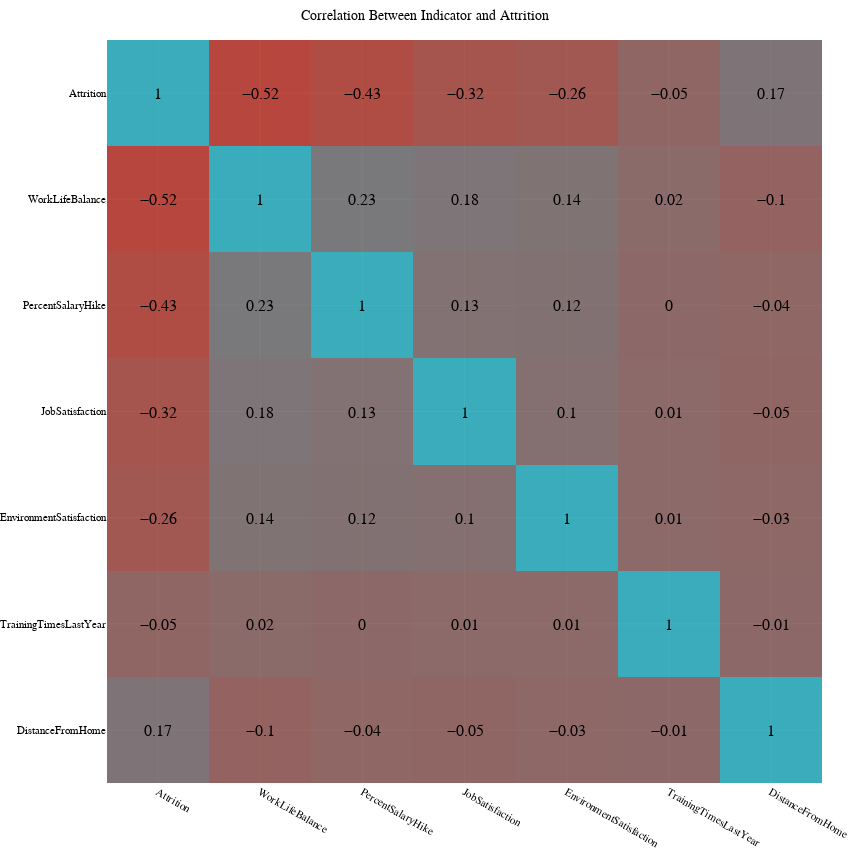

The notebook cell this image was saved under:
### Code cell
fig = px.imshow(final_corr.round(2), text_auto=True, aspect='auto', color_continuous_scale=[[0, 'rgba(167, 16, 0, .75)'], [1, 'rgba(0, 151, 167,.75)']])

fig.update_traces(textfont=dict(family='Arial', color='black', size=16))
fig.update_yaxes(tickfont=dict(family='Arial', color='black', size=11))
# Set x axis font style
fig.update_xaxes(tickfont=dict(family='Arial', color='black', size=11))

# Increase legend font size
fig.update_layout(legend=dict(font=dict(family='Arial', color='black', size=11)))

# Remove Margins
fig.update_layout(margin=dict(l=0, r=0, t=40, b=0))

fig.update_layout(width=850, height=850)

#Add title
fig.update_layout(title_text='Correlation Between Indicator and Attrition', title_x=0.5, title_font=dict(size=14, family='Arial', color='black'))
#Remove Key
fig.update_layout(showlegend=False)
fig.update(layout_coloraxis_showscale=False)
fig.show()

### Figure 1 — Plotly figure (JSON) as saved in the notebook; plotly's stock layout.template omitted (floating-point values rounded to 4 significant figures)
{"data": [{"coloraxis": "coloraxis", "hovertemplate": "x: %{x}<br>y: %{y}<br>color: %{z}<extra></extra>", "name": "0", "textfont": {"color": "black", "family": "Arial", "size": 16}, "texttemplate": "%{z}", "type": "heatmap", "x": ["Attrition", "WorkLifeBalance", "PercentSalaryHike", "JobSatisfaction", "EnvironmentSatisfaction", "EnvironmentSatisfaction", "TrainingTimesLastYear", "DistanceFromHome"], "xaxis": "x", "y": ["Attrition", "WorkLifeBalance", "PercentSalaryHike", "JobSatisfaction", "EnvironmentSatisfaction", "EnvironmentSatisfaction", "TrainingTimesLastYear", "DistanceFromHome"], "yaxis": "y", "z": [[1, -0.52, -0.43, -0.32, -0.26, -0.26, -0.05, 0.17], [-0.52, 1, 0.23, 0.18, 0.14, 0.14, 0.02, -0.1], [-0.43, 0.23, 1, 0.13, 0.12, 0.12, 0, -0.04], [-0.32, 0.18, 0.13, 1, 0.1, 0.1, 0.01, -0.05], [-0.26, 0.14, 0.12, 0.1, 1, 1, 0.01, -0.03], [-0.26, 0.14, 0.12, 0.1, 1, 1, 0.01, -0.03], [-0.05, 0.02, 0, 0.01, 0.01, 0.01, 1, -0.01], [0.17, -0.1, -0.04, -0.05, -0.03, -0.03, -0.01, 1]]}], "layout": {"coloraxis": {"colorscale": [[0, "rgba(167, 16, 0, .75)"], [1, "rgba(0, 151, 167,.75)"]], "showscale": false}, "height": 850, "legend": {"font": {"color": "black", "family": "Arial", "size": 11}}, "margin": {"b": 0, "l": 0, "r": 0, "t": 40}, "showlegend": false, "title": {"font": {"color": "black", "family": "Arial", "size": 14}, "text": "Correlation Between Indicator and Attrition", "x": 0.5}, "width": 850, "xaxis": {"anchor": "y", "domain": [0, 1], "tickfont": {"color": "black", "family": "Arial", "size": 11}}, "yaxis": {"anchor": "x", "autorange": "reversed", "domain": [0, 1], "tickfont": {"color": "black", "family": "Arial", "size": 11}}}}
